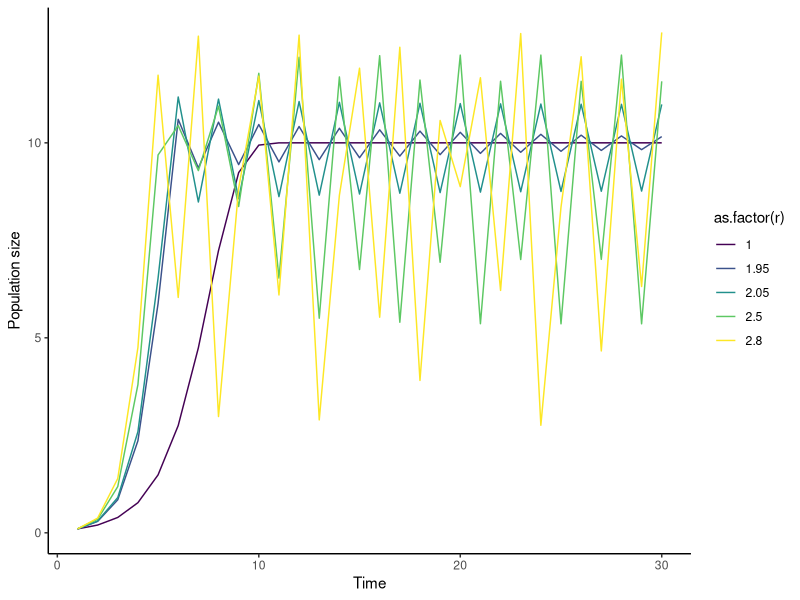
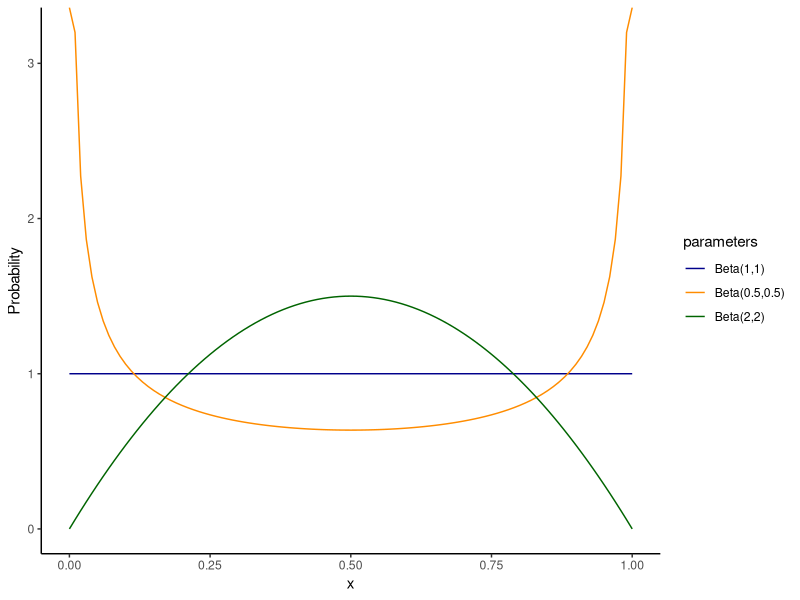
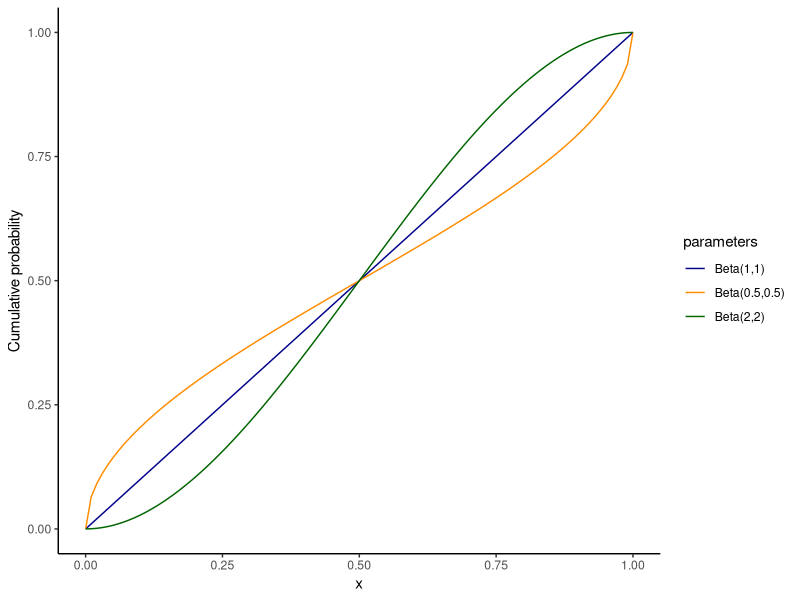
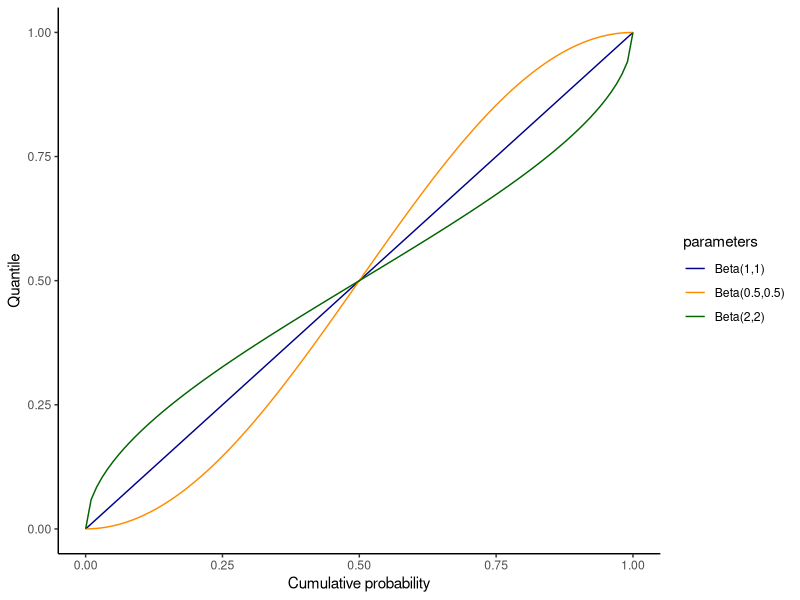
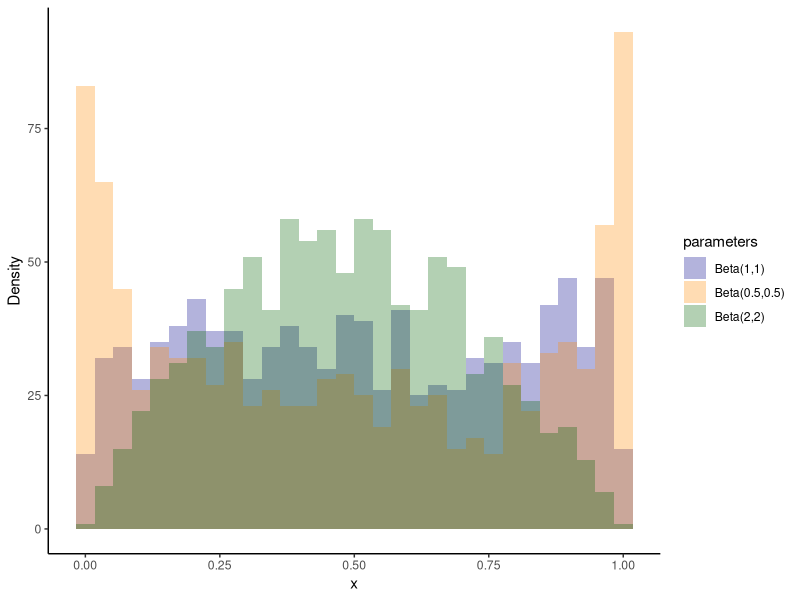
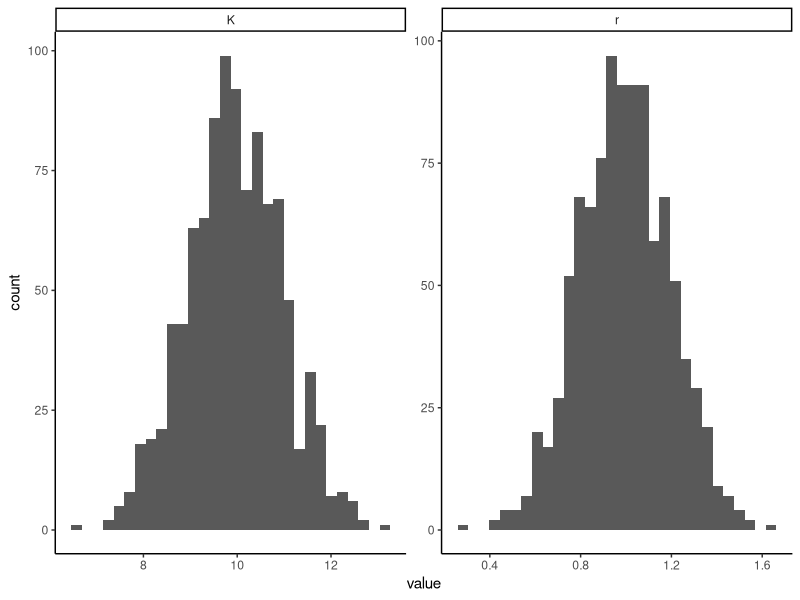
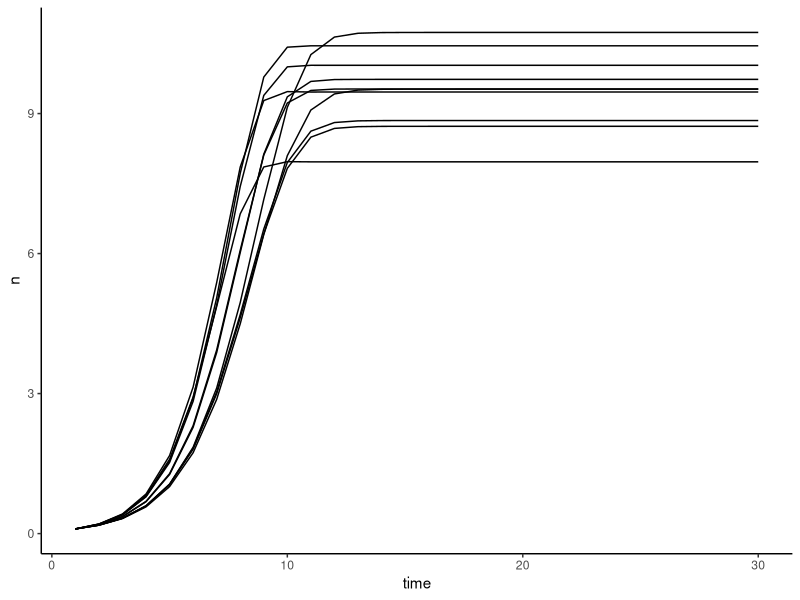
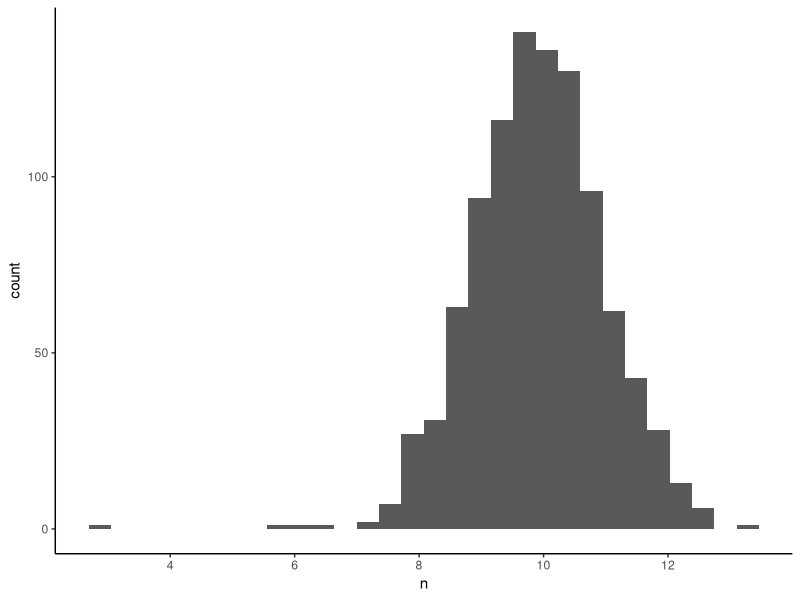

R code for these plots, in order:
## ---- chunk 1
library(tidyverse)
## ---- chunk 2
simulate_logistic <- function(r = 1, K = 10, n0 = .1, NT = 30) {
  n <- rep(n0, NT) ## vector to store results
  for (t in 2:NT) {
    n[t] <- n[t - 1] + r * n[t - 1] * (1 - n[t - 1] / K)
  }
  df <- data.frame(time = 1:NT, n = n)

  return(df)
}

c(1, 1.95, 2.05, 2.5, 2.8) |>
  map_dfr(\(r) simulate_logistic(r = r) |> mutate(r = r)) |>
  ggplot() +
  geom_line(aes(x = time, y = n, col = as.factor(r), group = r)) +
  scale_color_viridis_d() +
  labs(x = "Time", y = "Population size") +
  theme_classic()
## ---- chunk 3
data.frame(x = seq(0, 1, by = 0.01)) |>
  mutate(
    pdf1 = dbeta(x, 1, 1),
    pdf2 = dbeta(x, 0.5, 0.5),
    pdf3 = dbeta(x, 2, 2)
  ) |>
  pivot_longer(
    cols = starts_with("pdf"),
    names_to = "parameters",
    names_prefix = "pdf"
  ) |>
  ggplot() +
  geom_line(aes(x = x, y = value, col = parameters, group = parameters)) +
  scale_color_manual(
    breaks = 1:3,
    values = c("darkblue", "darkorange", "darkgreen"), # mapped to 1, 2, 3 in order
    labels = c("Beta(1,1)", "Beta(0.5,0.5)", "Beta(2,2)")
  ) +
  labs(x = "x", y = "Probability") +
  theme_classic()
## ---- chunk 4
data.frame(x = seq(0, 1, by = 0.01)) |>
  mutate(
    cdf1 = pbeta(x, 1, 1),
    cdf2 = pbeta(x, 0.5, 0.5),
    cdf3 = pbeta(x, 2, 2)
  ) |>
  pivot_longer(
    cols = starts_with("cdf"),
    names_to = "parameters",
    names_prefix = "cdf"
  ) |>
  ggplot() +
  geom_line(aes(x = x, y = value, col = parameters, group = parameters)) +
  scale_color_manual(
    breaks = 1:3,
    values = c("darkblue", "darkorange", "darkgreen"), # mapped to 1, 2, 3 in order
    labels = c("Beta(1,1)", "Beta(0.5,0.5)", "Beta(2,2)")
  ) +
  labs(x = "x", y = "Cumulative probability") +
  theme_classic()
## ---- chunk 5
data.frame(p = seq(0, 1, by = 0.01)) |>
  mutate(
    q1 = qbeta(p, 1, 1),
    q2 = qbeta(p, 0.5, 0.5),
    q3 = qbeta(p, 2, 2)
  ) |>
  pivot_longer(
    cols = starts_with("q"),
    names_to = "parameters",
    names_prefix = "q"
  ) |>
  ggplot() +
  geom_line(aes(x = p, y = value, col = parameters, group = parameters)) +
  scale_color_manual(
    breaks = 1:3,
    values = c("darkblue", "darkorange", "darkgreen"), # mapped to 1, 2, 3 in order
    labels = c("Beta(1,1)", "Beta(0.5,0.5)", "Beta(2,2)")
  ) +
  labs(x = "Cumulative probability", y = "Quantile") +
  theme_classic()
## ---- chunk 6
data.frame(
  sample1 = rbeta(1000, 1, 1),
  sample2 = rbeta(1000, 0.5, 0.5),
  sample3 = rbeta(1000, 2, 2)
) |>
  pivot_longer(
    cols = starts_with("sample"),
    names_to = "parameters",
    names_prefix = "sample"
  ) |>
  ggplot() +
  geom_histogram(aes(x = value, fill = parameters), position = "identity", alpha = 0.3, color = NA) +
  scale_fill_manual(
    breaks = 1:3,
    values = c("darkblue", "darkorange", "darkgreen"), # mapped to 1, 2, 3 in order
    labels = c("Beta(1,1)", "Beta(0.5,0.5)", "Beta(2,2)")
  ) +
  labs(x = "x", y = "Density") +
  theme_classic()
## ---- chunk 7
NE <- 1000 ## Ensemble size
r <- 1.0
r.sd <- 0.2 ## standard deviation on r
K <- 10
K.sd <- 1.0 ## standard deviation on K

df_param <- data.frame(
  i = 1:NE,
  r = rnorm(NE, r, r.sd),
  K = rnorm(NE, K, K.sd)
)

df_param |>
  pivot_longer(cols = r:K) |>
  ggplot() +
  geom_histogram(aes(x = value)) +
  facet_wrap(. ~ name, scales = "free") +
  theme_classic()
## ---- chunk 8
df_sample <- df_param |>
  pmap_dfr(\(i, r, K) simulate_logistic(r = r, K = K) |> mutate(i = i, r = r, K = K))

df_sample |>
  filter(i %in% (df_sample$i |> sample(10))) |>
  ggplot() +
  geom_line(aes(x = time, y = n, group = i)) +
  theme_classic()
## ---- chunk 9
df_sample |>
  filter(time == 15) |>
  ggplot() +
  geom_histogram(aes(x = n)) +
  theme_classic()
## ---- chunk 10
df_sample |>
  group_by(time) |>
  summarise(
    median = median(n),
    lower = quantile(n, 0.025),
    upper = quantile(n, 0.975),
    .groups = "drop"
  ) |>
  ggplot() +
  geom_ribbon(aes(x = time, ymin = lower, ymax = upper), alpha = 0.2) +
  geom_line(aes(x = time, y = median)) +
  theme_classic()
## ---- chunk 11
NE <- 1000 ## Ensemble size
n0 <- .1
n0.sd <- .6

data.frame(
  i = 1:NE,
  n0 = rlnorm(NE, log(n0), n0.sd)
) |>
  pmap_dfr(\(i, n0) simulate_logistic(n0 = n0) |> mutate(i = i, n0 = n0)) |>
  group_by(time) |>
  summarise(
    median = median(n),
    lower = quantile(n, 0.025),
    upper = quantile(n, 0.975),
    .groups = "drop"
  ) |>
  ggplot() +
  geom_ribbon(aes(x = time, ymin = lower, ymax = upper), alpha = 0.2) +
  geom_line(aes(x = time, y = median)) +
  theme_classic()
## ---- chunk 12
crossing(
  r = c(1, 1.95, 2.05, 2.5, 2.8),
  data.frame(
    i = 1:NE,
    n0 = rlnorm(NE, log(n0), n0.sd)
  )
) |>
  pmap_dfr(\(i, r, n0) simulate_logistic(r = r, n0 = n0) |> mutate(i = i, r = r, n0 = n0)) |>
  group_by(r, time) |>
  summarise(
    median = median(n),
    lower = quantile(n, 0.025),
    upper = quantile(n, 0.975),
    .groups = "drop"
  ) |>
  ggplot() +
  geom_ribbon(aes(x = time, ymin = lower, ymax = upper, group = r, fill = as.factor(r)), alpha = 0.2) +
  geom_line(aes(x = time, y = median, group = r, col = as.factor(r))) +
  scale_fill_viridis_d() +
  scale_color_viridis_d() +
  theme_classic()
